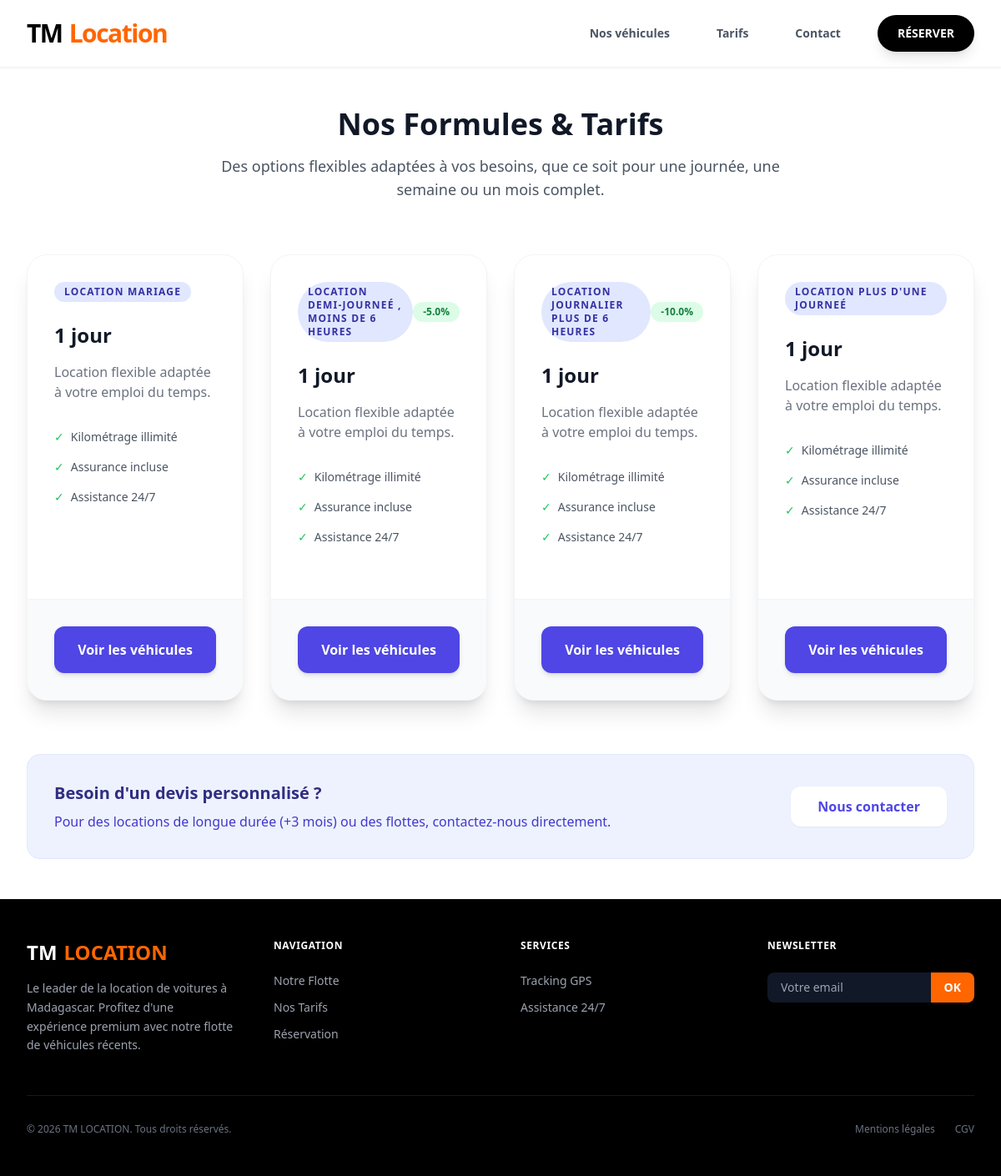
Page /rental-types on the committed database.
### app/models.py (models this page shows, shortened)
class RentalType(Base):
    __tablename__ = "rental_types"
    id: Mapped[int] = mapped_column(primary_key=True)
    name: Mapped[str] = mapped_column(String(50), nullable=False, unique=True)
    duration_days: Mapped[int] = mapped_column(Integer, nullable=False)
    price_multiplier: Mapped[float] = mapped_column(Float, default=1.0)
    description: Mapped[Optional[str]] = mapped_column(Text, nullable=True)
    discount_percent: Mapped[float] = mapped_column(Float, default=0.0)
    rentals: Mapped[list["Rental"]] = relationship(back_populates="rental_type")

### app/routers/web.py (the view)
@router.get("/rental-types", response_class=HTMLResponse)
async def rental_types_page(request: Request, db: AsyncSession = Depends(get_db)):
    rental_types_result = await db.execute(select(RentalType))
    rental_types = rental_types_result.scalars().all()
    context = {
        "request": request,
        "rental_types": rental_types,
        "current_year": datetime.datetime.now().year,
    }
    return templates.TemplateResponse("rental_types.html", context)

### app/templates/rental_types.html (shortened to what this page needs)
{% extends "base.html" %}
{% block content %}
<section class="max-w-7xl mx-auto px-4 sm:px-6 lg:px-8 py-12">
    <div class="text-center mb-16">
        <h1 class="text-4xl font-bold text-gray-900 mb-4">Nos Formules & Tarifs</h1>
        <p class="text-lg text-gray-600 max-w-2xl mx-auto">
            Des options flexibles adaptées à vos besoins, que ce soit pour une journée, une semaine ou un mois complet.
        </p>
    </div>
    <div class="grid grid-cols-1 md:grid-cols-2 lg:grid-cols-4 gap-8">
        {% for type in rental_types %}
        <div class="bg-white rounded-3xl shadow-xl overflow-hidden border border-gray-100 flex flex-col hover:shadow-2xl transition-shadow duration-300 transform hover:-translate-y-1">
            <div class="p-8 flex-grow">
                <div class="flex items-center justify-between mb-6">
                    <span class="bg-indigo-100 text-indigo-800 text-xs font-bold px-3 py-1 rounded-full uppercase tracking-widest">
                        {{ type.name }}
                    </span>
                    {% if type.discount_percent > 0 %}
                    <span class="bg-green-100 text-green-700 text-xs font-bold px-3 py-1 rounded-full">
                        -{{ type.discount_percent }}%
                    </span>
                    {% endif %}
                </div>
                <h3 class="text-2xl font-bold text-gray-900 mb-4">{{ type.duration_days }} jour{% if type.duration_days > 1 %}s{% endif %}</h3>
                <p class="text-gray-500 mb-8">
                    {{ type.description or "Location flexible adaptée à votre emploi du temps." }}
                </p>
                <ul class="space-y-4 text-sm text-gray-600 mb-8">
                    <li class="flex items-center">
                        <span class="text-green-500 mr-2">✓</span> Kilométrage illimité
                    </li>
                    <li class="flex items-center">
                        <span class="text-green-500 mr-2">✓</span> Assurance incluse
                    </li>
                    <li class="flex items-center">
                        <span class="text-green-500 mr-2">✓</span> Assistance 24/7
                    </li>
                </ul>
            </div>
            <div class="p-8 bg-gray-50 border-t border-gray-100">
                <a href="/cars?rental_type={{ type.id }}" class="block w-full bg-indigo-600 text-white text-center py-4 rounded-xl font-bold hover:bg-indigo-700 transition-colors shadow-md">
                    Voir les véhicules
                </a>
            </div>
        </div>
        {% endfor %}
    </div>
    <div class="mt-16 bg-indigo-50 rounded-2xl p-8 border border-indigo-100">
        <div class="flex flex-col md:flex-row items-center justify-between">
            <div class="mb-6 md:mb-0">
                <h3 class="text-xl font-bold text-indigo-900 mb-2">Besoin d'un devis personnalisé ?</h3>
                <p class="text-indigo-700">Pour des locations de longue durée (+3 mois) ou des flottes, contactez-nous directement.</p>
            </div>
            <a href="/contact" class="bg-white text-indigo-600 px-8 py-3 rounded-xl font-bold shadow-sm hover:shadow-md transition-shadow">
                Nous contacter
            </a>
        </div>
    </div>
</section>
{% endblock %}

### rows in the picture
RentalType: name "LOCATION MARIAGE", duration_days "1", description "Location flexible adaptée à votre emploi du temps."
RentalType: name "LOCATION DEMI-JOURNEÉ , MOINS DE 6 HEURES", discount_percent "5.0", duration_days "1", description "Location flexible adaptée à votre emploi du temps."
RentalType: name "LOCATION JOURNALIER PLUS DE 6 HEURES", discount_percent "10.0", duration_days "1", description "Location flexible adaptée à votre emploi du temps."
RentalType: name "LOCATION PLUS D'UNE JOURNEÉ", duration_days "1", description "Location flexible adaptée à votre emploi du temps."

### other values in the picture
{{ current_year }} "2026"
